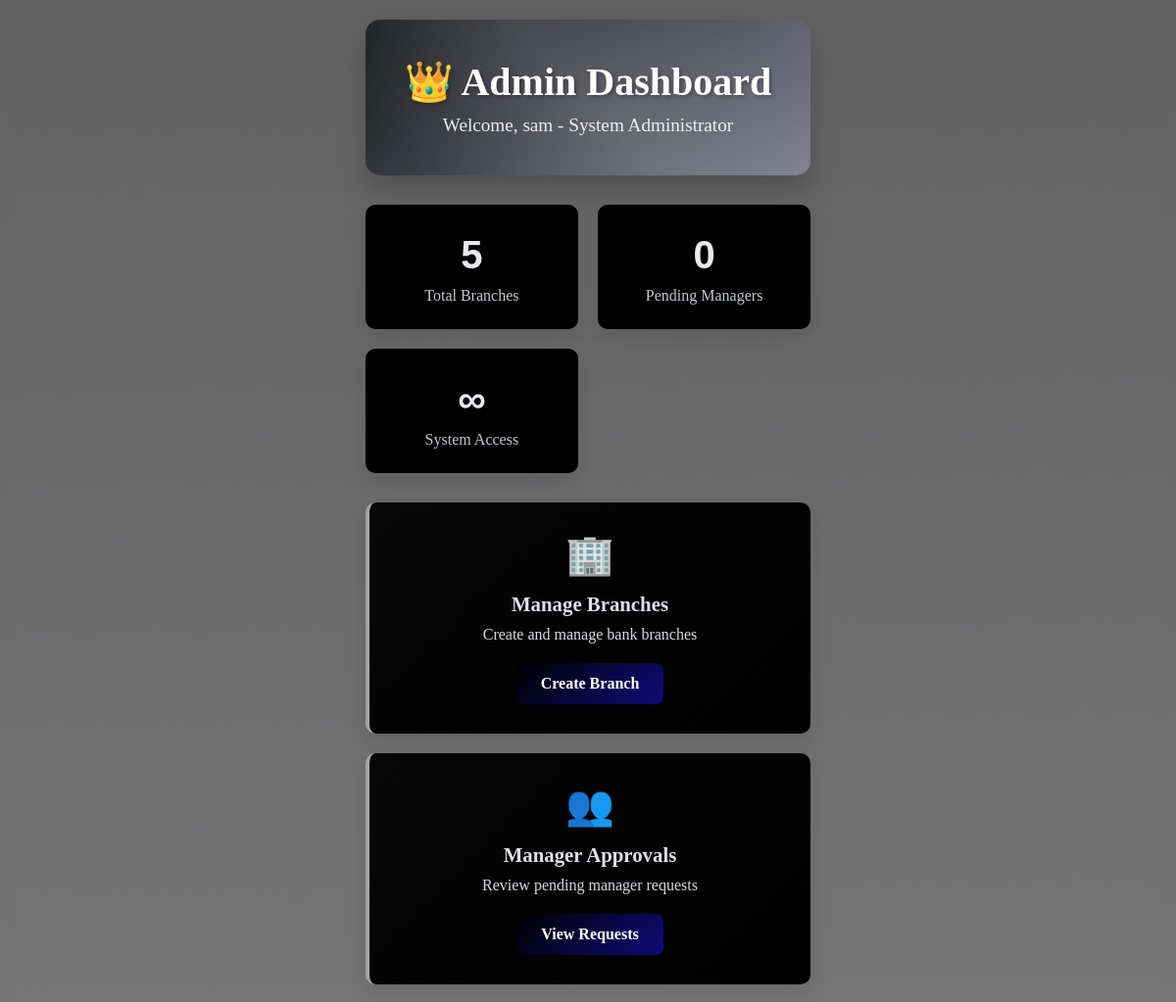
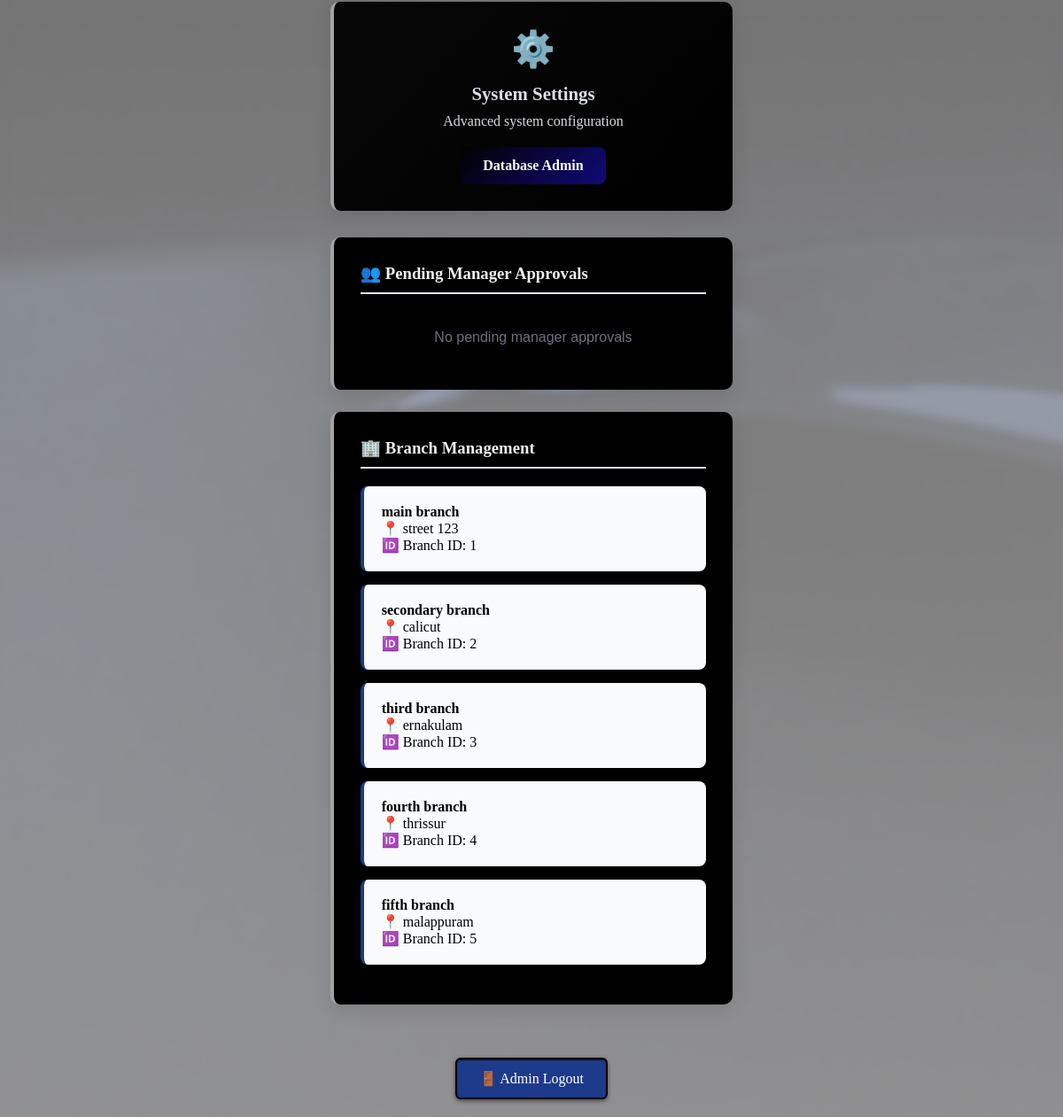
Page /super-dashboard/ (signed in) on the committed database (2 pictures, top to bottom).
### bank_app/models.py (models this page shows, shortened)
class User(models.Model):
    ROLE_CHOICES = [
        ('super_user', 'Super User'),
        ('branch_manager', 'Branch Manager'),
        ('customer', 'Customer'),
    ]
    STATUS_CHOICES = [
        ('pending', 'Pending Approval'),
        ('approved', 'Approved'),
        ('rejected', 'Rejected'),
        ('pending_manager', 'Pending Manager Approval'),
    ]
    username = models.CharField(max_length=100, unique=True)
    password = models.CharField(max_length=128)
    role = models.CharField(max_length=20, choices=ROLE_CHOICES)
    branch = models.ForeignKey(Branch, on_delete=models.CASCADE, null=True, blank=True)
    full_name = models.CharField(max_length=100)
    contact_number = models.CharField(max_length=15)
    status = models.CharField(max_length=20, choices=STATUS_CHOICES, default='pending')
    balance = models.DecimalField(max_digits=10, decimal_places=2, default=0.00)

class Branch(models.Model):
    name = models.CharField(max_length=100)
    address = models.TextField()

### bank_app/views.py (the view)
# urls.py: path('super-dashboard/', views.super_dashboard, name='super_dashboard'),
def super_dashboard(request):
    user_id = request.session.get('user_id')
    user = User.objects.get(id=user_id)
    branches = Branch.objects.all()
    pending_managers = User.objects.filter(
        role='branch_manager',
        status='pending_manager'
    )
    return render(request, 'bank_app/super_dash.html', {
        'user': user,
        'branches': branches,
        'pending_managers':pending_managers
    })

### bank_app/templates/bank_app/super_dash.html (shortened to what this page needs)
{% load static %}
<!DOCTYPE html>
<html>
<head>
    <link rel="stylesheet" href="{% static 'bank_app/style.css' %}">
</head>
<body class="super-body">
    <div class="super-container">
        <div class="admin-header">
            <h1>👑 Admin Dashboard</h1>
            <p>Welcome, {{ user.full_name }} - System Administrator</p>
        </div>
        <div class="admin-stats">
            <div class="stat-card">
                <div class="stat-number">{{ branches.count }}</div>
                <div class="stat-label">Total Branches</div>
            </div>
            <div class="stat-card">
                <div class="stat-number">{{ pending_managers.count }}</div>
                <div class="stat-label">Pending Managers</div>
            </div>
            <div class="stat-card">
                <div class="stat-number">∞</div>
                <div class="stat-label">System Access</div>
            </div>
        </div>
        <div class="admin-actions">
            <div class="admin-action-card">
                <div class="admin-action-icon">🏢</div>
                <div class="admin-action-title">Manage Branches</div>
                <div class="admin-action-desc">Create and manage bank branches</div>
                <a href="{% url 'create_branch' %}" class="admin-action-btn">
                    Create Branch
                </a>
            </div>
            <div class="admin-action-card">
                <div class="admin-action-icon">👥</div>
                <div class="admin-action-title">Manager Approvals</div>
                <div class="admin-action-desc">Review pending manager requests</div>
                <a href="#manager-approvals" class="admin-action-btn">
                    View Requests
                </a>
            </div>
            <div class="admin-action-card">
                <div class="admin-action-icon">⚙️</div>
                <div class="admin-action-title">System Settings</div>
                <div class="admin-action-desc">Advanced system configuration</div>
                <a href="/admin" class="admin-action-btn" target="_blank">
                    Database Admin
                </a>
            </div>
        </div>
        <div class="admin-section" id="manager-approvals">
            <h3>👥 Pending Manager Approvals</h3>
            {% for manager in pending_managers %}
            <div class="manager-card">
                <strong>{{ manager.full_name }}</strong><br>
                📞 {{ manager.contact_number }}<br>
                👤 {{ manager.username }}<br>
                🏦 Branch: {{ manager.branch.name }}
                <div class="manager-actions">
                    <form method="post" action="{% url 'approve_manager' manager.id %}">
                        {% csrf_token %}
                        <button type="submit" class="manager-approve-btn">✅ Approve</button>
                    </form>
                    <form method="post" action="{% url 'reject_manager' manager.id %}">
                        {% csrf_token %}
                        <button type="submit" class="manager-reject-btn">❌ Reject</button>
                    </form>
                </div>
            </div>
            {% empty %}
            <p style="text-align: center; color: #6b7280; padding: 20px;">
                No pending manager approvals
            </p>
            {% endfor %}
        </div>
        <div class="admin-section">
            <h3>🏢 Branch Management</h3>
            {% for branch in branches %}
            <div class="branch-card">
                <strong>{{ branch.name }}</strong><br>
                📍 {{ branch.address }}<br>
                🆔 Branch ID: {{ branch.id }}
            </div>
            {% empty %}
            <p style="text-align: center; color: #6b7280; padding: 20px;">
                No branches created yet
            </p>
            {% endfor %}
        </div>
        <form action="{% url 'logout' %}" method="post" style="text-align: center; margin-top: 40px;">
            <button type="submit" class="logout-btn" style="background: #1e3a8a;">🚪 Admin Logout</button>
        </form>
    </div>
</body>
</html>

### bank_app/static/bank_app/style.css (style rules this page uses)
* { margin: 0; padding: 20; box-sizing: border-box; }
body { font-family: 'Arial', sans-serif; background: linear-gradient(rgba(0, 0, 0, 0.5), rgba(0, 0, 0, 0.5)), url('images/login-bg.jpg'); background-size: cover; background-position: center; background-repeat: no-repeat; background-attachment: fixed; min-height: 100vh; display: flex; align-items: center; justify-content: center; backdrop-filter: blur(5px); }
.logout-btn { background: linear-gradient(145deg, #b30000, #5c0000); border: 2px solid rgb(0, 0, 0); color: #fff; font-family: 'Georgia', serif; padding: 12px 25px; border-radius: 6px; cursor: pointer; font-size: 16px; margin-top: 20px; background-image: linear-gradient(145deg, #601515 0%, #670909 30%, #4d0000 70%, #961414 100%); box-shadow: inset 0 1px 1px rgb(19, 18, 18), 0 2px 5px rgba(0, 0, 0, 0.5); transition: all 0.3s ease; }
.super-body { background: linear-gradient(rgba(255, 255, 255, 0.9), rgba(255, 255, 255, 0.9)), url('images/super-bg.jpg'); background-size: cover; background-position: center; background-repeat: no-repeat; background-attachment: fixed; min-height: 100vh; margin: 0; padding: 20px; }
.super-body { background: linear-gradient(rgba(255, 254, 254, 0.38), rgba(230, 227, 227, 0.608)), url('images/admin-bg.jpg'); background-size: cover; background-position: center; background-repeat: no-repeat; background-attachment: fixed; min-height: 100vh; margin: 0; padding: 10px; }
.super-container { max-width: 900px; margin: 0 auto; padding: 10px; }
.admin-header { background: linear-gradient(135deg, #1a1b1c 0%, #cbccea 180%); color: white; padding: 40px; border-radius: 15px; box-shadow: 0 15px 30px rgba(0, 0, 0, 0.2); margin-bottom: 30px; text-align: center; position: relative; overflow: hidden; width: 100%; }
.admin-header::before { content: ''; position: absolute; top: -50%; left: -50%; width: 200%; height: 200%; background: linear-gradient(45deg, transparent 30%, rgba(255, 255, 255, 0.1) 50%, transparent 70%); animation: shine 3s infinite linear; }
.admin-header h1 { margin-bottom: 10px; font-family: 'Georgia', serif; font-size: 2.5em; position: relative; text-shadow: 2px 2px 4px rgba(0, 0, 0, 0.3); }
.admin-header p { font-size: 1.2em; font-family: 'Georgia', serif; opacity: 0.9; position: relative; }
.admin-stats { display: grid; grid-template-columns: repeat(auto-fit, minmax(200px, 1fr)); gap: 20px; margin-bottom: 30px; }
.stat-card { background: rgb(0, 0, 0); padding: 25px; border-radius: 10px; box-shadow: 0 8px 20px rgba(0, 0, 0, 0.1); text-align: center; border-top: 4px solid #000000; transition: transform 0.3s; min-height: 120px; display: flex; flex-direction: column; justify-content: center; }
.stat-number { font-size: 2.5em; font-weight: bold; color: #e7e9ef; margin-bottom: 10px; }
.stat-label { color: #c3c8d1; font-family: 'Georgia', serif; font-size: 1em; }
.admin-actions { display: grid; grid-template-columns: repeat(auto-fit, minmax(300px, 1fr)); gap: 20px; margin-bottom: 30px; }
.admin-action-card { background: linear-gradient(135deg, #070707 0%, #000000 100%); padding: 30px; border-radius: 10px; box-shadow: 0 8px 20px rgba(0, 0, 0, 0.1); text-align: center; border-left: 4px solid #fcfdffa4; transition: all 0.3s; }
.admin-action-icon { font-size: 2.5em; margin-bottom: 15px; }
.admin-action-title { font-size: 1.3em; font-weight: bold; color: #dde0e8; margin-bottom: 10px; font-family: 'Georgia', serif; }
.admin-action-desc { color: #d8dae0; margin-bottom: 20px; font-family: 'Georgia', serif; }
.admin-action-btn { background: linear-gradient(135deg, #010101 0%, #180db3ab 100%); color: white; border: none; padding: 12px 25px; border-radius: 8px; font-weight: bold; font-family: 'Georgia', serif; text-decoration: none; display: inline-block; transition: all 0.3s; }
.admin-section { background: rgb(0, 0, 0); padding: 30px; border-radius: 10px; border-left: 4px solid #fcfdffa4; box-shadow: 0 8px 20px rgba(0, 0, 0, 0.1); margin-bottom: 25px; }
.admin-section h3 { color: #eff0f3; margin-bottom: 20px; border-bottom: 2px solid #e2e8f0; padding-bottom: 10px; font-family: 'Georgia', serif; }
.branch-card { background: #f8fafc; border-left: 4px solid #1e3a8a; padding: 20px; font-family: 'Georgia', serif; margin-bottom: 15px; border-radius: 8px; transition: all 0.3s; }

### rows in the picture
User: full_name "sam"
Branch: name "main branch", address "street 123", id "1"
Branch: name "secondary branch", address "calicut", id "2"
Branch: name "third branch", address "ernakulam", id "3"
Branch: name "fourth branch", address "thrissur", id "4"
Branch: name "fifth branch", address "malappuram", id "5"

### other values in the picture
{{ branches.count }} "5"
{{ pending_managers.count }} "0"
